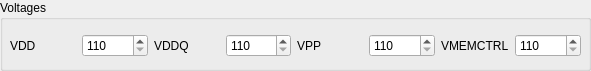
         <widget class="QGroupBox" name="groupBoxVoltages_XMP1">
          <property name="geometry">
           <rect>
            <x>10</x>
            <y>290</y>
            <width>591</width>
            <height>71</height>
           </rect>
          </property>
          <property name="title">
           <string>Voltages</string>
          </property>
          <widget class="QWidget" name="gridLayoutWidget_14">
           <property name="geometry">
            <rect>
             <x>10</x>
             <y>30</y>
             <width>571</width>
             <height>31</height>
            </rect>
           </property>
           <layout class="QGridLayout" name="gridLayoutVoltages_XMP1">
            <item row="0" column="4">
             <widget class="QLabel" name="lVPP_XMP1">
              <property name="text">
               <string>VPP</string>
              </property>
             </widget>
            </item>
            <item row="0" column="2">
             <widget class="QLabel" name="lVDDQ_XMP1">
              <property name="text">
               <string>VDDQ</string>
              </property>
             </widget>
            </item>
            <item row="0" column="0">
             <widget class="QLabel" name="lVDD_XMP1">
              <property name="text">
               <string>VDD</string>
              </property>
             </widget>
            </item>
            <item row="0" column="5">
             <widget class="QSpinBox" name="sbVPP_XMP1">
              <property name="minimum">
               <number>110</number>
              </property>
              <property name="maximum">
               <number>200</number>
              </property>
              <property name="singleStep">
               <number>5</number>
              </property>
             </widget>
            </item>
            <item row="0" column="3">
             <widget class="QSpinBox" name="sbVDDQ_XMP1">
              <property name="minimum">
               <number>110</number>
              </property>
              <property name="maximum">
               <number>200</number>
              </property>
              <property name="singleStep">
               <number>5</number>
              </property>
             </widget>
            </item>
            <item row="0" column="1">
             <widget class="QSpinBox" name="sbVDD_XMP1">
              <property name="minimum">
               <number>110</number>
              </property>
              <property name="maximum">
               <number>200</number>
              </property>
              <property name="singleStep">
               <number>5</number>
              </property>
             </widget>
            </item>
            <item row="0" column="6">
             <widget class="QLabel" name="lVMEMCTRL_XMP1">
              <property name="text">
               <string>VMEMCTRL</string>
              </property>
             </widget>
            </item>
            <item row="0" column="7">
             <widget class="QSpinBox" name="sbVmemctrl_XMP1">
              <property name="minimum">
               <number>110</number>
              </property>
              <property name="maximum">
               <number>200</number>
              </property>
              <property name="singleStep">
               <number>5</number>
              </property>
             </widget>
            </item>
           </layout>
          </widget>
         </widget>
